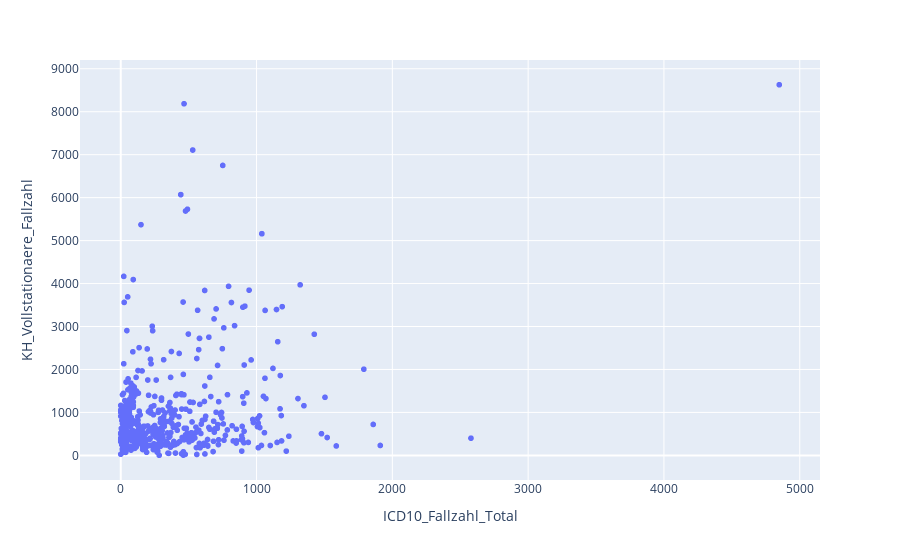

The notebook cell saved with this chart:
### Code cell
fig4 = px.scatter(sdf, x="ICD10_Fallzahl_Total", y="KH_Vollstationaere_Fallzahl")
fig4.show()

### Figure 1 — Plotly figure (JSON) as saved in the notebook; plotly's stock layout.template omitted (floating-point values rounded to 4 significant figures; data arrays with more than 128 entries replaced by an {"elided": "..."} marker saying what was removed)
{"data": [{"hovertemplate": "ICD10_Fallzahl_Total=%{x}<br>KH_Vollstationaere_Fallzahl=%{y}<extra></extra>", "legendgroup": "", "marker": {"color": "#636efa", "symbol": "circle"}, "mode": "markers", "name": "", "showlegend": false, "type": "scattergl", "x": {"elided": "1246 int values"}, "xaxis": "x", "y": {"elided": "1246 int values"}, "yaxis": "y"}], "layout": {"autosize": true, "legend": {"tracegroupgap": 0}, "margin": {"t": 60}, "xaxis": {"anchor": "y", "autorange": true, "domain": [0, 1], "range": [-281.1, 5130.0], "title": {"text": "ICD10_Fallzahl_Total"}, "type": "linear"}, "yaxis": {"anchor": "x", "autorange": true, "domain": [0, 1], "range": [-664.8, 9296.0], "title": {"text": "KH_Vollstationaere_Fallzahl"}, "type": "linear"}}}
